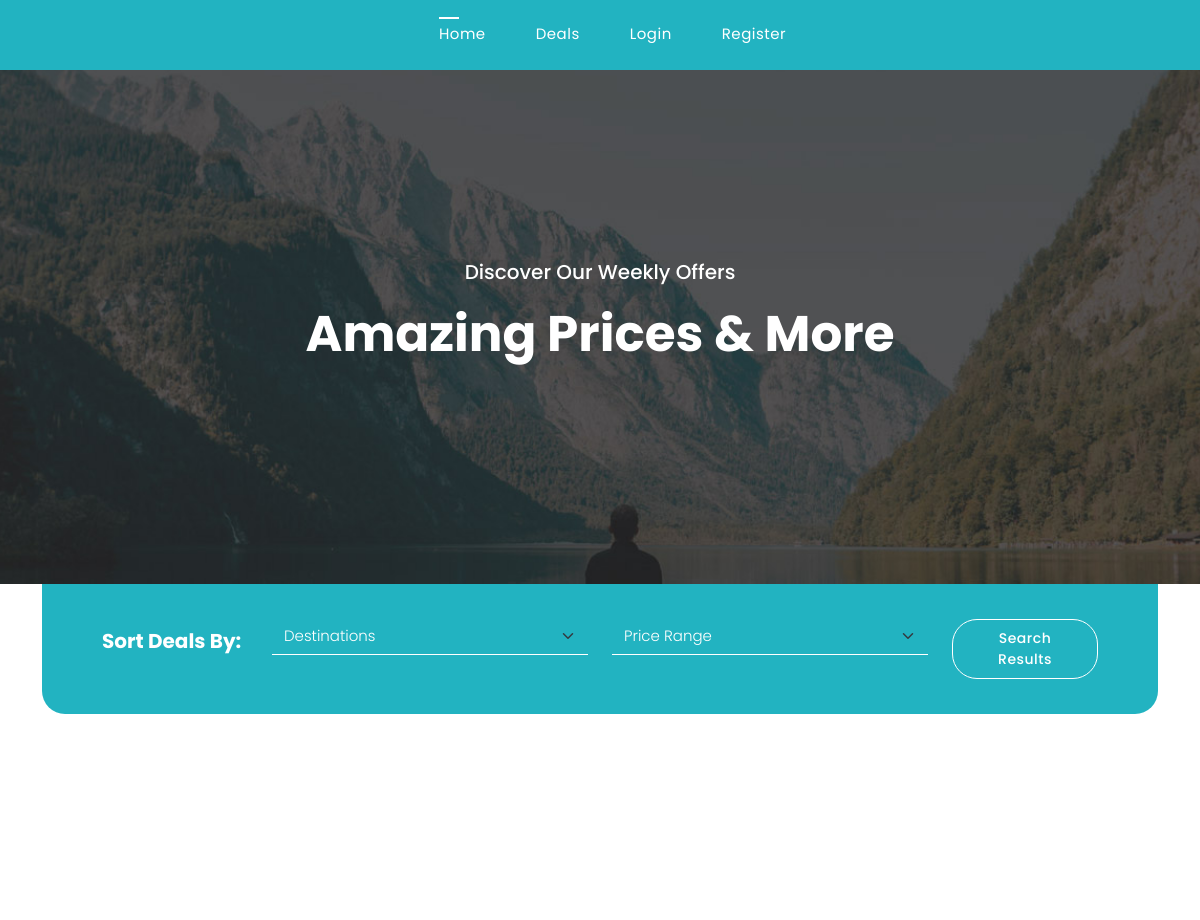
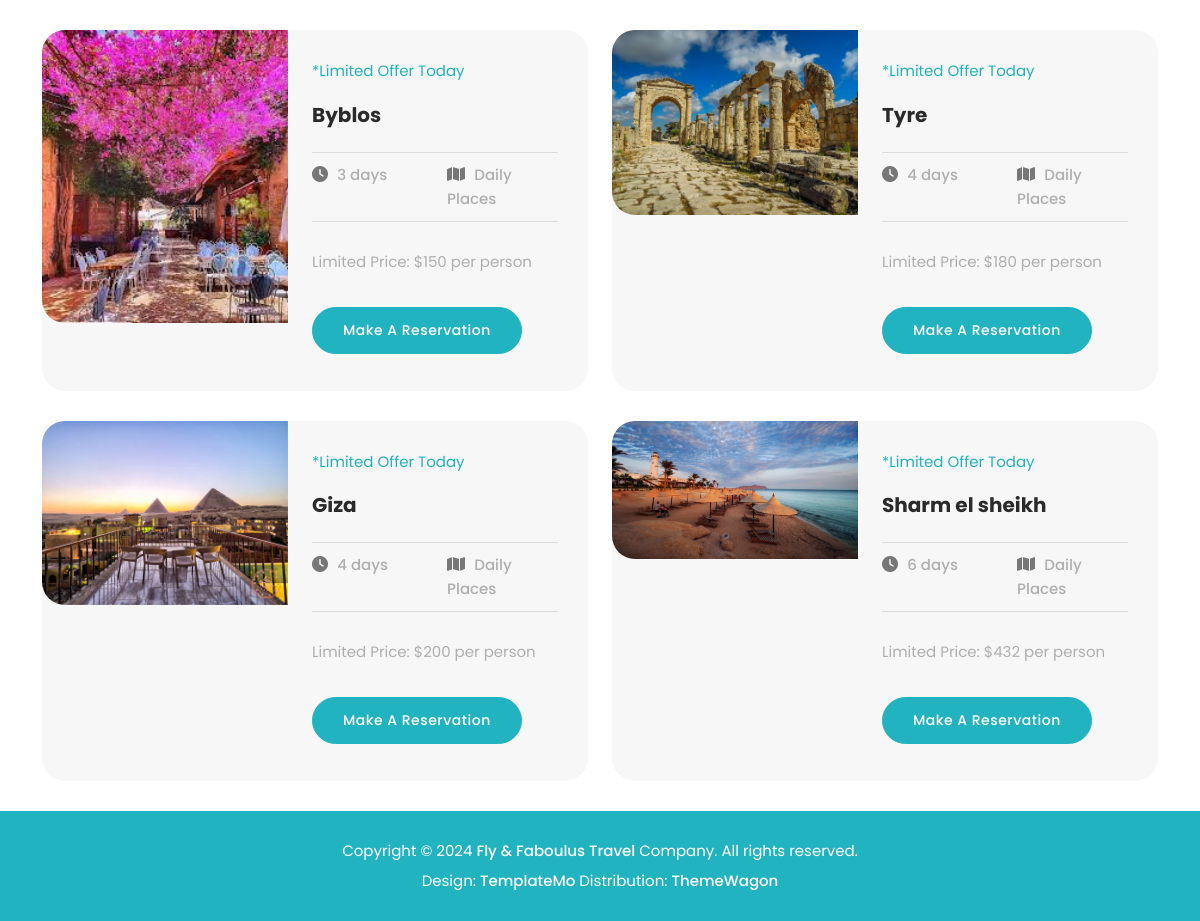
The page /deals.php on the database its author committed (2 pictures, top to bottom).
### tables this page shows
CREATE TABLE `cities` (
  `id` int(3) NOT NULL,
  `name` varchar(200) NOT NULL,
  `image` varchar(200) NOT NULL,
  `trip_days` int(4) NOT NULL,
  `price` varchar(4) NOT NULL,
  `country_id` int(4) NOT NULL,
  `created_at` timestamp NOT NULL DEFAULT current_timestamp()
);

### deals.php (the view, shortened to what this page needs)
<?php
require("includes/header.php");
require "conf/config.php";
?>
<?php
$cities = $conn->query("SELECT * FROM cities ORDER BY price ASC LIMIT 4");
$cities->execute();
$allCities = $cities->fetchAll(PDO::FETCH_OBJ);
?>
<div class="page-heading">
  <div class="container">
    <div class="row">
      <div class="col-lg-12">
        <h4>Discover Our Weekly Offers</h4>
        <h2>Amazing Prices &amp; More</h2>
      </div>
    </div>
  </div>
</div>
<div class="search-form">
  <div class="container">
    <div class="row">
      <div class="col-lg-12">
        <form id="search-form" method="POST" role="search" action="search.php">
          <div class="row">
            <div class="col-lg-2">
              <h4>Sort Deals By:</h4>
            </div>
            <div class="col-lg-4">
              <fieldset>
                <select name="country_id" class="form-select" aria-label="Default select example" id="chooseLocation" onChange="this.form.click()">
                  <option selected>Destinations</option>
                </select>
              </fieldset>
            </div>
            <div class="col-lg-4">
              <fieldset>
                <select name="price" class="form-select" aria-label="Default select example" id="choosePrice" onChange="this.form.click()">
                  <option selected>Price Range</option>
                </select>
              </fieldset>
            </div>
            <div class="col-lg-2">
              <fieldset>
                <button type="submit" name="submit" class="border-button">Search Results</button>
              </fieldset>
            </div>
          </div>
        </form>
      </div>
    </div>
  </div>
</div>
<div class="amazing-deals">
  <div class="container">
    <div class="row">
      <div class="col-lg-6 offset-lg-3">
        <div class="section-heading text-center">
          <h2 style="color: white;">Best Weekly Offers In Each City</h2>
        </div>
      </div>
      <?php foreach ($allCities as $city) : ?>
        <div class="col-lg-6 col-sm-6">
          <div class="item">
            <div class="row">
              <div class="col-lg-6">
                <div class="image">
                  <img src="assets/images/<?php echo $city->image; ?>" alt="">
                </div>
              </div>
              <div class="col-lg-6 align-self-center">
                <div class="content">
                  <span class="info">*Limited Offer Today</span>
                  <h4><?php echo $city->name; ?></h4>
                  <div class="row">
                    <div class="col-6">
                      <i class="fa fa-clock"></i>
                      <span class="list"><?php echo $city->trip_days; ?> days</span>
                    </div>
                    <div class="col-6">
                      <i class="fa fa-map"></i>
                      <span class="list">Daily Places</span>
                    </div>
                  </div>
                  <p>Limited Price: $<?php echo $city->price; ?> per person</p>
                  <div class="main-button">
                    <a href="reservation.php?id=<?php echo $city->id; ?>">Make a Reservation</a>
                  </div>
                </div>
              </div>
            </div>
          </div>
        </div>
      <?php endforeach; ?>
    </div>
  </div>
</div>
<?php require("includes/footer.php") ?>

### includes/header.php (shortened to what this page needs)
<!DOCTYPE html>
<html lang="en">
<head>
  <link href="<?php echo APPURL; ?>/vendor/bootstrap/css/bootstrap.min.css" rel="stylesheet">
  <link rel="stylesheet" href="<?php echo APPURL; ?>/assets/css/fontawesome.css">
  <link rel="stylesheet" href="<?php echo APPURL; ?>/assets/css/templatemo-woox-travel.css">
  <link rel="stylesheet" href="<?php echo APPURL; ?>/assets/css/owl.css">
  <link rel="stylesheet" href="<?php echo APPURL; ?>/assets/css/animate.css">
  <link rel="stylesheet" href="https://unpkg.com/swiper@7/swiper-bundle.min.css" />
</head>
<body>
  <header class="header-area header-sticky">
    <div class="container">
      <div class="row">
        <div class="col-12">
          <nav class="main-nav">
            <ul class="nav">
              <li><a href="<?php echo APPURL ;?>" class="active">Home</a></li>
              <li><a href="<?php echo APPURL ;?>/deals.php">Deals</a></li>
              <?php
              if(isset($_SESSION['username'])) :
              ?>
              <li class="nav-item dropdown">
                <a class="nav-link dropdown-toggle" href="#" id="navbarDropdown" role="button" data-bs-toggle="dropdown" aria-expanded="false">
                  <?php echo $_SESSION['username']; ?>
                </a>
                <ul class="dropdown-menu" aria-labelledby="navbarDropdown">
                  <li><a class="dropdown-item text-black" href="<?php echo APPURL ;?>/users/user.php?id=<?php echo $_SESSION['user_id'] ;?>">Your Bookings</a></li>
                  <li><a class="dropdown-item text-black" href="#">Another action</a></li>
                  <li>
                    <hr class="dropdown-divider">
                  </li>
                  <li><a class="dropdown-item text-black" href="<?php echo APPURL; ?>/auth/logout.php">Logout</a></li>
                </ul>
              </li>
              <?php else: ?>
              <li><a href="<?php echo APPURL; ?>/auth/login.php">Login</a></li>
              <li><a href="<?php echo APPURL; ?>/auth/register.php">Register</a></li>
              <?php endif; ?>
            </ul>
          </nav>
        </div>
      </div>
    </div>
  </header>

### includes/footer.php (shortened to what this page needs)
<footer>
  <div class="container">
    <div class="row">
      <div class="col-lg-12">
        <p>Copyright © 2024 <a href="#">Fly & Faboulus Travel</a> Company. All rights reserved.
          <br>Design: <a href="https://templatemo.com" target="_blank" title="free CSS templates">TemplateMo</a> Distribution: <a href="https://themewagon.com target=" _blank">ThemeWagon</a>
        </p>
      </div>
    </div>
  </div>
</footer>
</body>
</html>

### rows shown on the page
cities: image (picture), name "Byblos", trip_days "3", price "150"
cities: image (picture), name "Tyre", trip_days "4", price "180"
cities: image (picture), name "Giza", trip_days "4", price "200"
cities: image (picture), name "Sharm el sheikh", trip_days "6", price "432"
